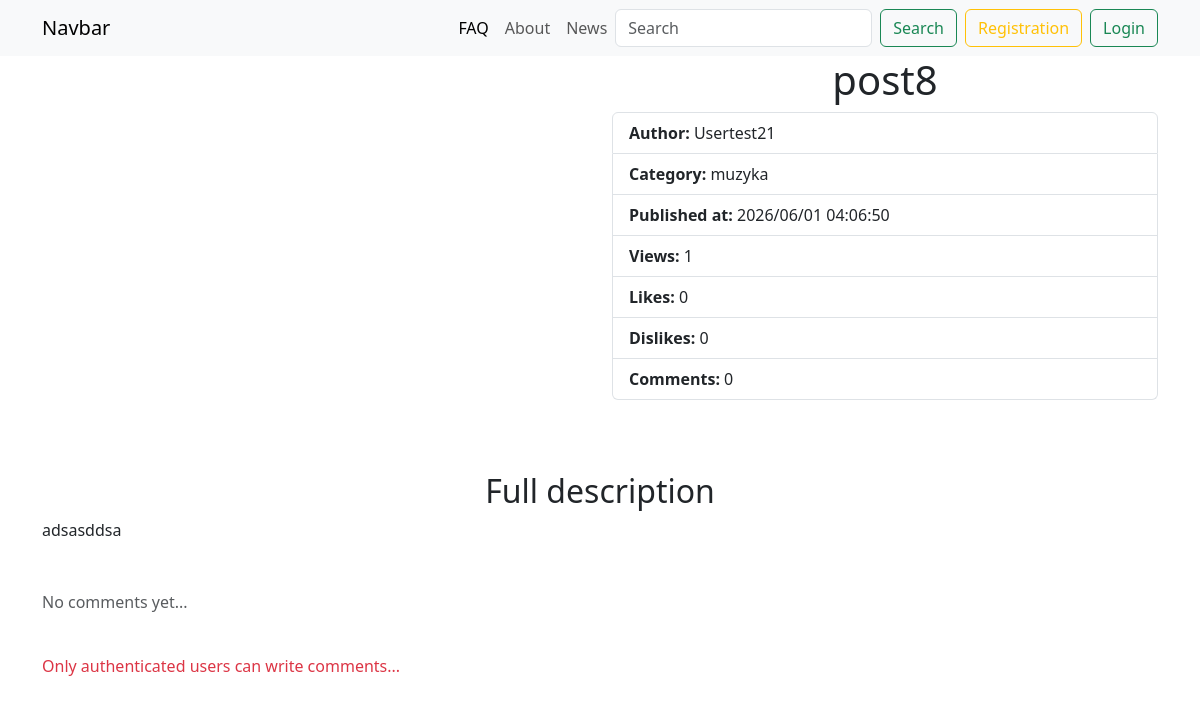
The app's page /news/post8/ with its own data.
### apps/main/models.py (models this page shows, shortened)
class BaseModel(models.Model):
    created_at = models.DateTimeField(
        verbose_name="Data cozdaniya", auto_now_add="True")  # 2026-04-09 15:10
    updated_at = models.DateField(
        verbose_name="Data izmeneniya", auto_now_add="True")
    class Meta:
        abstract = True  # makes it so that this model is not added to the database / abstract model

class Post(BaseModel):
    title = models.CharField(
        max_length=100, verbose_name="nazvaniye", unique=True)
    slug = models.SlugField(max_length=140, verbose_name="Slag", unique=True)
    short_description = models.TextField(verbose_name="Kratkoe opisaniye")
    full_description = models.TextField(
        verbose_name="polnoye opisaniye", null=True, blank=True)
    preview = models.ImageField(
        upload_to="media/previews/%y/%m/%d", verbose_name="prev'iyu")
    views_quantity = models.IntegerField(
        default=0, verbose_name="Kol-vo prosmotrov")
    is_active = models.BooleanField(default=True, verbose_name="Aktivna")
    author = models.ForeignKey(
        "auth.User", on_delete=models.CASCADE, verbose_name="pol'zovatel'")
    category = models.ForeignKey(
        Category, on_delete=models.CASCADE, verbose_name="Kategoriya")
    class Meta:
        verbose_name = "post"
        verbose_name_plural = "Posts"

class Category(BaseModel):
    name = models.CharField(max_length=100, unique=True,
                            verbose_name="Nazvaniye")
    slug = models.SlugField(max_length=120, unique=True,
                            verbose_name="Korotkaya cc'lka")
    is_active = models.BooleanField(default=True, verbose_name="Aktivna")
    class Meta:
        verbose_name = "kategoriya"
        verbose_name_plural = "Kategorii"

class PostLike(BaseModel):
    user=models.ManyToManyField("auth.User", related_name="likes") #admin
    post=models.OneToOneField(Post, on_delete=models.CASCADE, verbose_name="post", related_name="likes") #post

class PostDislike(BaseModel):
    user=models.ManyToManyField("auth.User", related_name="dislikes")
    post=models.OneToOneField(Post, on_delete=models.CASCADE, verbose_name="post", related_name="dislikes")

### apps/main/views.py (the view, shortened to what this page needs)
# urls.py: path("news/<slug:slug>/", views.show_post_detail_page, name="news-detail"),
def show_post_detail_page(request, slug):
    post = get_object_or_404(Post, slug=slug)
    is_subscribed = False
    if request.user.is_authenticated:
        subscribers_obj = getattr(post.author.profile, "subscribers", None)
        if subscribers_obj:
            is_subscribed = request.user in subscribers_obj.subscriber.all()
    context = {
        "post": post,
        "is_subscribed": is_subscribed
    }
    return render(request, "main/news_detail.html", context)

### apps/main/templates/main/news_detail.html (shortened to what this page needs)
{% extends 'base.html' %}
{% block extra_css %}
<link rel="stylesheet" href="https://cdn.jsdelivr.net/npm/swiper@12/swiper-bundle.min.css" />
{% endblock %}
{% block content %}
<div class="container">
    <div class="row">
        <div class="col-6">
            <div style="--swiper-navigation-color: #fff; --swiper-pagination-color: #fff" class="swiper mySwiper2">
                <div class="swiper-wrapper">
                </div>
            </div>
            <div thumbsSlider="" class="swiper mySwiper">
                <div class="swiper-wrapper">
                </div>
            </div>
        </div>
        <div class="col-6">
            <h1 class="text-center">{{ post.title }}</h1>
            <ul class="list-group list-group-action">
                <li class="list-group-item list-group-item-action d-flex align-items-center justify-content-between">
                    <div>
                        <b>Author: </b> {{ post.author.username|title }}
                    </div>
                </li>
                <li class="list-group-item list-group-item-action">
                    <b>Category: </b> {{ post.category.name }}
                </li>
                <li class="list-group-item list-group-item-action">
                    <b>Published at: </b> {{ post.created_at|date:"Y/m/d H:m:s" }}
                </li>
                <li class="list-group-item list-group-item-action">
                    <b>Views: </b> {{ post.views_quantity }}
                </li>
                <li class="list-group-item list-group-item-action">
                    <b>Likes: </b> {{post.likes.user.count}}
                </li>
                <li class="list-group-item list-group-item-action">
                    <b>Dislikes: </b> {{post.dislikes.user.count}}
                </li>
                <li class="list-group-item list-group-item-action">
                    <b>Comments: </b> {{post.statiya.count}}
                </li>
            </ul>
        </div>
    </div>
    <div class="mt-5">
        <h2 class="text-center">Full description</h2>
        <p>{{ post.full_description }}</p>
    </div>
    <div class="mt-5">
        <div class="row g-4">
            {% for comment in post.statiya.all %}
            <div class="col-md-6">
                <div class="card h-100">
                    <div class="card-header">
                        {{ comment.created_at }}
                    </div>
                    <div class="card-body">
                        <figure class="mb-0">
                            <blockquote class="blockquote">
                                <p class="fs-6">{{ comment.content }}</p>
                            </blockquote>
                            <figcaption class="blockquote-footer mb-0">
                                {{ comment.user }}
                            </figcaption>
                        </figure>
                    </div>
                </div>
            </div>
            {% empty %}
            <div class="col-12">
                <p class="text-muted">No comments yet...</p>
            </div>
            {% endfor %}
        </div> {% if request.user.is_authenticated %}
        <form action="" method="post" class="mt-5">
            {% csrf_token %}
            <label for="" class="form-label fw-bold">Leave a Comment</label>
            <textarea required placeholder="Your comment..." name="post_comment" id="" cols="30" rows="4"
                class="form-control"></textarea>
            <button class="btn btn-primary mt-3">Submit</button>
        </form>
        {% else %}
        <p class="mt-4 text-danger">Only authenticated users can write comments...</p>
        {% endif%}
    </div>
    {%endblock%}

### apps/main/templates/main/news_detail.html (style rules this page uses)
.swiper { width: 100%; height: 100%; }
.swiper { width: 100%; height: 300px; margin-left: auto; margin-right: auto; }
.mySwiper2 { height: 80%; width: 100%; }
.mySwiper { height: 20%; box-sizing: border-box; padding: 10px 0; }

### records on screen
Post: title "post8", author.username "Usertest21", category.name "muzyka", created_at "2026/06/01 04:06:50", views_quantity "1", likes.user.count "0", dislikes.user.count "0", statiya.count "0", full_description "adsasddsa"
